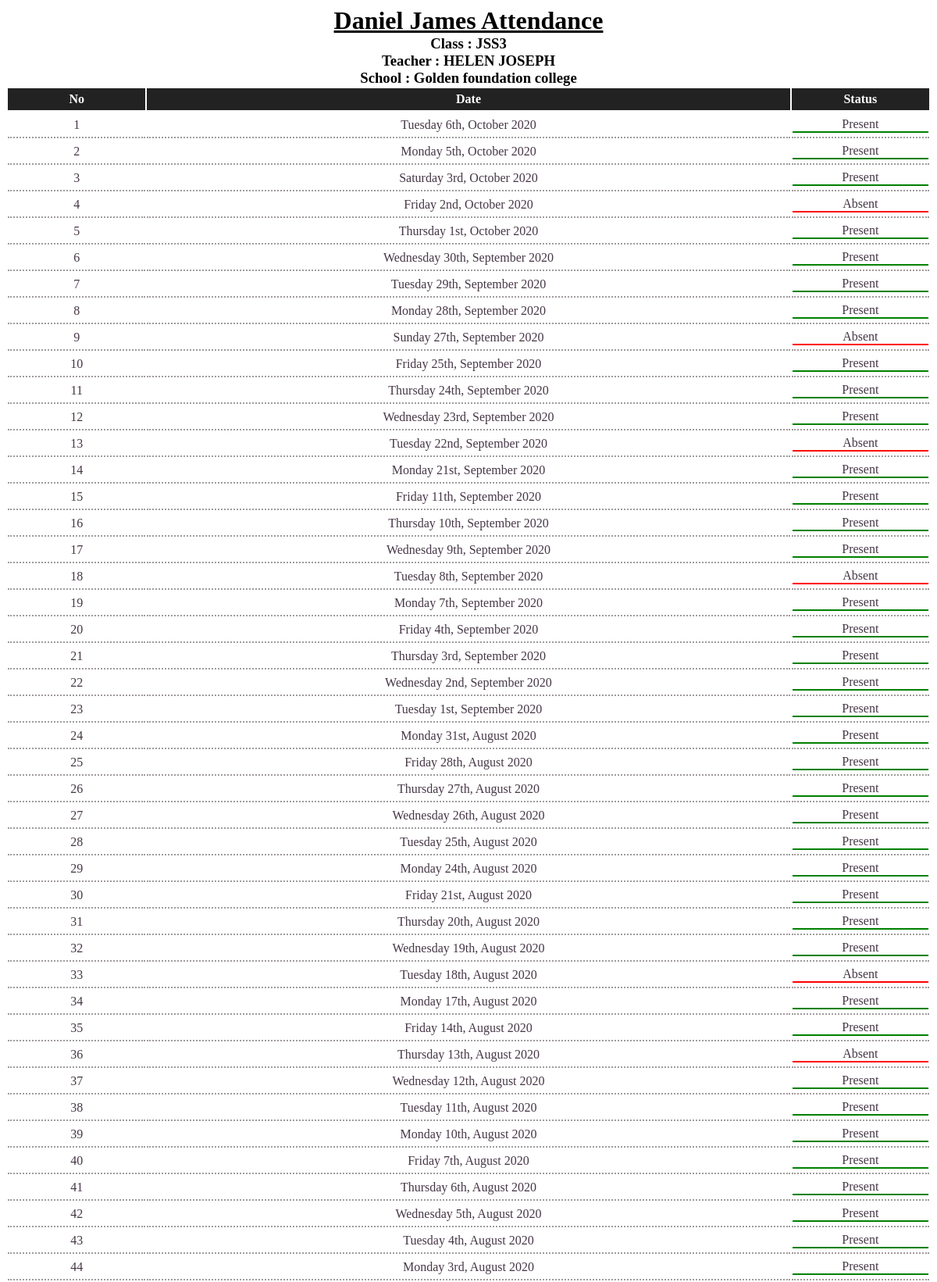
The page /students/print_attendance/7/ (signed in, upper part) on the database its author committed.
### students/models.py (models this page shows, shortened)
class Student(models.Model):
	sex_choices=(('male','male'),
		('female','female')
	)
	name = models.CharField(max_length=100)
	parents = models.ManyToManyField(Parent)
	student_email = models.EmailField(blank=True,null=True)
	phone_no= models.CharField(max_length=100,blank=True,null =True)
	Class = models.ForeignKey(Class,on_delete=models.SET_NULL,null=True)
	photo = models.ImageField(default='default.jpg', upload_to = 'Student_Pictures')
	address = models.CharField(max_length=100,null=True)
	date_of_birth=models.DateField(null=True)
	sex =models.CharField(max_length=10, choices= sex_choices,null=True)
	state_of_origin = models.CharField(max_length=30,null=True)
	created_at = models.DateField(auto_now_add=True)
	update_at = models.DateField(auto_now=True)
	class Meta:
		ordering = ["name",]

class Attendance(models.Model):
	Class = models.ForeignKey(Class,on_delete=models.CASCADE,unique_for_date="date")
	present_students=models.ManyToManyField(Student, related_name='attendance')
	date = models.DateField(validators=[prevent_future_dates])
	class Meta:
		ordering = ["-date"]
		constraints = [models.UniqueConstraint(fields=["Class","date"],name="unique_attendance")]

### teachers/models.py (models this page shows, shortened)
class Class(models.Model):
	school = models.ForeignKey(School,models.CASCADE)
	class_name = models.CharField(max_length=20)
	teacher = models.OneToOneField(Teacher,on_delete=models.SET_NULL,null=True,related_name="teacher_class")
	class Meta:
		constraints = [models.UniqueConstraint(fields=["class_name","school"],name="unique_class"),]

class Teacher(BasicInfo):
    user = models.OneToOneField(get_user_model(),on_delete=models.CASCADE)
    @property
    def full_name(self):
        return self.user.get_full_name()

### accounts/models.py (models this page shows, shortened)
class User(AbstractUser):
	level_choices= (
		('Admin','Admin'),
		('Teacher','Teacher'),
		('Parent','Parent'),
	)
	level = models.CharField(max_length=20, choices = level_choices)
	profile_picture = models.ImageField(default='default.jpg', upload_to = 'Profile_Pictures')

### admins/models.py (models this page shows, shortened)
class School(models.Model):
	type_choices=(
		('Secondary School','Secondary School'),
		('Primary School','Primary School'),
		('Others','Others')
	)
	admin = models.ForeignKey(Admin,on_delete=models.CASCADE,related_name="schools")
	school_name =models.CharField(max_length=100,unique=True)
	school_address =models.CharField(max_length=100)
	type = models.CharField(max_length=30, choices = type_choices)
	approved = models.BooleanField()
	motto = models.TextField(blank = True, null = True)
	image= models.ImageField(default='default.jpg', upload_to = 'School_Pictures')
	school_email = models.EmailField()
	created_at = models.DateTimeField(auto_now_add=True)
	update_at = models.DateTimeField(auto_now=True)

### students/views.py (the view)
# urls.py: path("print_attendance/",views.print_attendance,name="print_attendance"),
@require_auth
def print_attendance(request,pk,start_date=None,end_date=None):
	user = request.user
	level = user.level
	if level == "Parent":
		student =  user.parent.student_set.get(pk=pk)
	elif level == "Admin":
		student = Student.objects.get(Class__school__admin=user.admin,pk=pk)
	else:
		student = user.teacher.teacher_class.student_set.get(pk=pk)
	if start_date and end_date:
		attendance = student.Class.attendance_set.filter(date__range=(start_date,end_date))
	else:
		attendance = student.Class.attendance_set.all()
	return render(request,"students/show_student_attendance.html",{"student":student,"attendance":attendance})

### tools.py (called while the page is built)
def require_auth(func):
    @wraps(func)
    def innerfunc(request,*args,**kwargs):
        print(dir(request))
        if request.user.is_authenticated:
            return func(request,*args,**kwargs)
        else:
            raise PermissionDenied()
    return innerfunc

### students/templates/students/show_student_attendance.html (shortened to what this page needs)
{% load custom_utils %}
<!DOCTYPE html>
<html lang="zxx" class="no-js">
    <head>
    </head>
    <body>
        <div style="display: flex; flex-direction: column;" id="performance-div">
            <h1 class="mv-space " style="text-align:center;">{{student.name}} Attendance</h1>
            <h3 class="text-center" >Class : {{student.Class.class_name}}</h3>
            <h3 class="text-center" >Teacher : {{student.Class.teacher.full_name}}</h3>
            <h3 class="text-center">School : {{student.Class.school.school_name}}</h3>
            <table id="attendance-table" style="width: 100%;">
                <thead >
                    <th style="width: 15%;">No</th>
                    <th style="width: 70%;">Date</th>
                    <th style="width: 15%;">Status</th>
                </thead>
            </table>
            <table id="attendance-table" style="width: 100%;">
                <tbody id="attendance-table-body">
                    {% for each_attendance in attendance %}
                        {% if student in each_attendance.present_students.all %}
                            <tr >
                                <td style="width: 15%;">{{forloop.counter}}</td>
                                <td style="width: 70%;">
                                    {{each_attendance.date|date:"l jS, F Y"}} </td>
                                <td style="width: 15%;"><div class="present">Present</div></td></tr>
                        {% else %}
                            <tr >
                                <td style="width: 15%;">{{forloop.counter}}</td>
                                <td style="width: 70%;">{{each_attendance.date|date:"l jS, F Y"}}</td><td style="width: 15%;"><div class="absent" >Absent</div></td>
                            </tr>
                        {% endif %}
                    {% endfor %}
                </tbody>
            </table>
    </body>
</html>

### students/templates/students/show_student_attendance.html (style rules this page uses)
h1,h3 { font-family:Cambria, Cochin, Georgia, Times, 'Times New Roman', serif; margin-top: 0; margin-bottom: 0; }
h1 { text-decoration: underline; }
th { background-color:#222222; color:white; padding-left:5px; padding-right:5px; padding-top:5px; padding-bottom:5px; }
.text-center { text-align:center; }
td { text-align:center; color:#463746; padding-top:5px; padding-bottom:5px; border-bottom:2px dotted #A19B9B; }
.present { border-bottom-color: green; border-bottom-style: solid; border-bottom-width: 2px; padding-bottom: 0; }
.absent { border-bottom-color: red; border-bottom-style: solid; border-bottom-width:2px; padding-bottom: 0; }

### rows shown on the page
Student: name "Daniel James", Class.class_name "JSS3", Class.teacher.full_name "HELEN JOSEPH", Class.school.school_name "Golden foundation college"
Attendance: date "Tuesday 6th, October 2020"
Attendance: date "Monday 5th, October 2020"
Attendance: date "Saturday 3rd, October 2020"
Attendance: date "Friday 2nd, October 2020"
Attendance: date "Thursday 1st, October 2020"
Attendance: date "Wednesday 30th, September 2020"
Attendance: date "Tuesday 29th, September 2020"
Attendance: date "Monday 28th, September 2020"
Attendance: date "Sunday 27th, September 2020"
Attendance: date "Friday 25th, September 2020"
Attendance: date "Thursday 24th, September 2020"
Attendance: date "Wednesday 23rd, September 2020"
Attendance: date "Tuesday 22nd, September 2020"
Attendance: date "Monday 21st, September 2020"
Attendance: date "Friday 11th, September 2020"
Attendance: date "Thursday 10th, September 2020"
Attendance: date "Wednesday 9th, September 2020"
Attendance: date "Tuesday 8th, September 2020"
Attendance: date "Monday 7th, September 2020"
Attendance: date "Friday 4th, September 2020"
Attendance: date "Thursday 3rd, September 2020"
Attendance: date "Wednesday 2nd, September 2020"
Attendance: date "Tuesday 1st, September 2020"
Attendance: date "Monday 31st, August 2020"
Attendance: date "Friday 28th, August 2020"
Attendance: date "Thursday 27th, August 2020"
Attendance: date "Wednesday 26th, August 2020"
Attendance: date "Tuesday 25th, August 2020"
Attendance: date "Monday 24th, August 2020"
Attendance: date "Friday 21st, August 2020"
Attendance: date "Thursday 20th, August 2020"
Attendance: date "Wednesday 19th, August 2020"
Attendance: date "Tuesday 18th, August 2020"
Attendance: date "Monday 17th, August 2020"
Attendance: date "Friday 14th, August 2020"
Attendance: date "Thursday 13th, August 2020"
Attendance: date "Wednesday 12th, August 2020"
Attendance: date "Tuesday 11th, August 2020"
Attendance: date "Monday 10th, August 2020"
Attendance: date "Friday 7th, August 2020"
Attendance: date "Thursday 6th, August 2020"
Attendance: date "Wednesday 5th, August 2020"
Attendance: date "Tuesday 4th, August 2020"
Attendance: date "Monday 3rd, August 2020"
